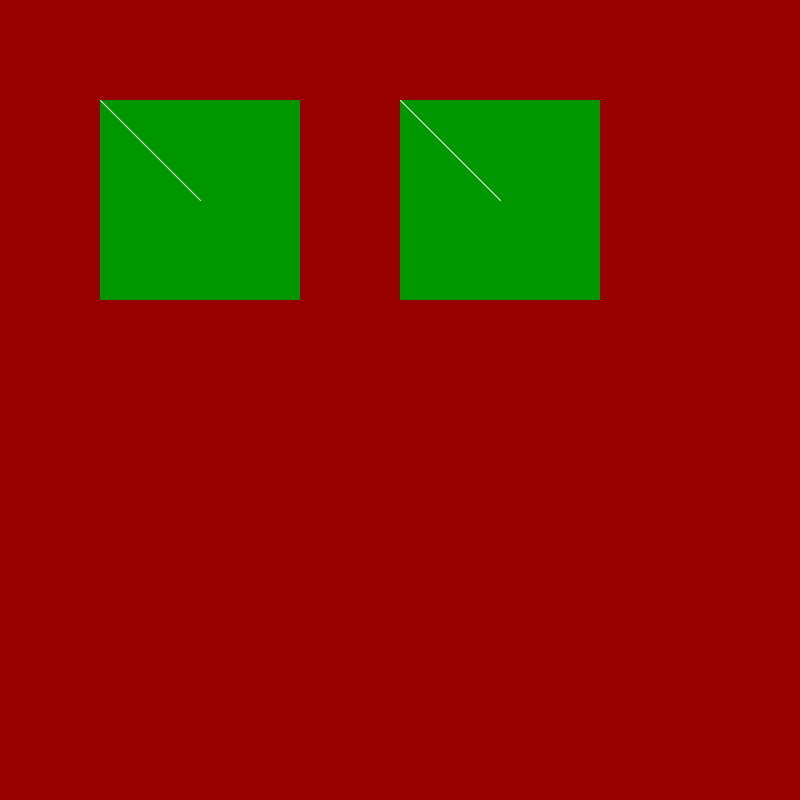
Frame 1 (no input)
Frame 60 (the mouse pressed at the canvas centre just before this capture): identical to frame 1, image omitted
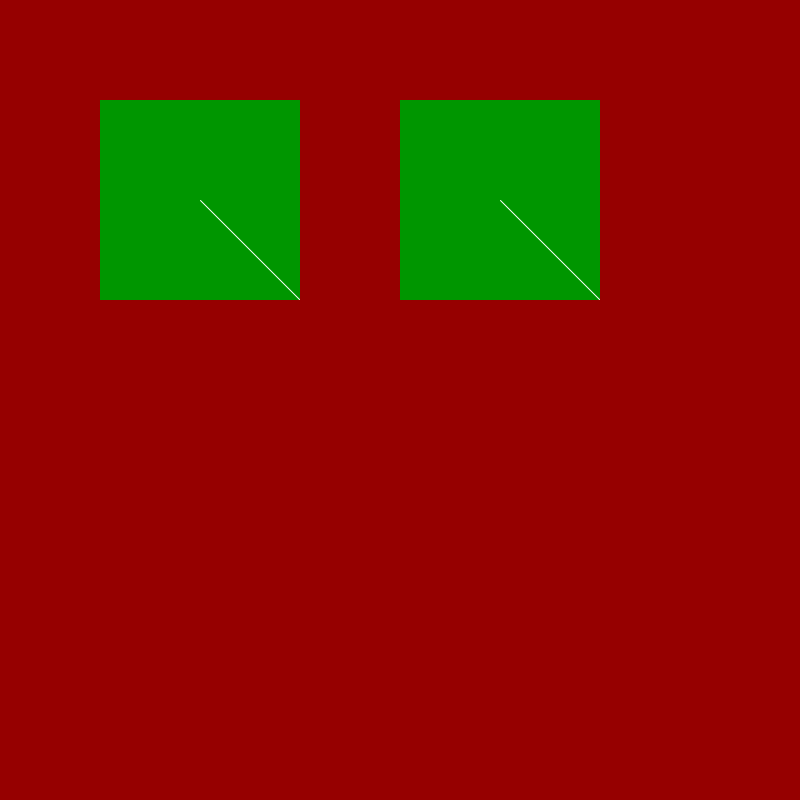
Frame 120 (the mouse held since frame 60 and released just before this capture)

The Processing sketch that drew these frames (run headless with seeded random() and noise(); from frame 60 on, the mouse is pressed at the canvas centre):

// Processing sketch: pgraphics2
// ── pgraphics2.pde
PGraphics pg;

void setup(){
  size(800,800);
  pg =  createGraphics(200,200);
  colorMode(RGB, 255);
  background(150,0,0);
}

void draw(){
  pg.beginDraw();
  pg.background(0,150,0);
  pg.stroke(255,255,255);
  pg.line(100, 100, mouseX, mouseY);
  pg.endDraw();
  image(pg, 100, 100); 
  image(pg, 400, 100);
}

void mousePressed(){
  image(pg, mouseX, mouseY);
}

void mouseReleased(){
  background(0,0,0);
}
